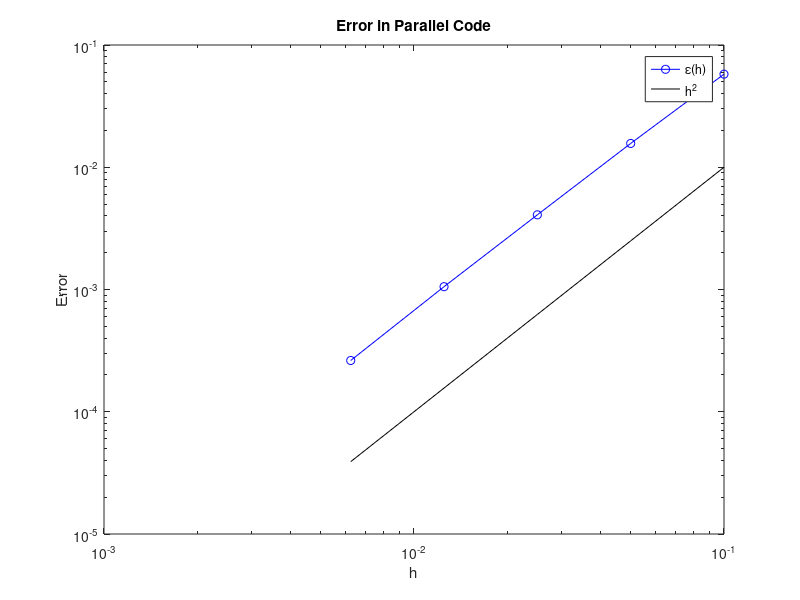

MATLAB code to generate this figure:
clc,clear,close all
y=[5.7735583462839690E-002,1.5656569620089433E-002,4.0824234039578133E-003,1.0547128832899544E-003, 2.6264596246050598E-004];
h=[0.1,0.05,0.025,0.0125,0.00625];
loglog(h,y,'bo-')
hold on
loglog(h,h.^2,'k')
legend('\epsilon(h)','h^2')
xlabel('h')
ylabel('Error')
title('Error in Parallel Code')
print -dpng error_parallel
